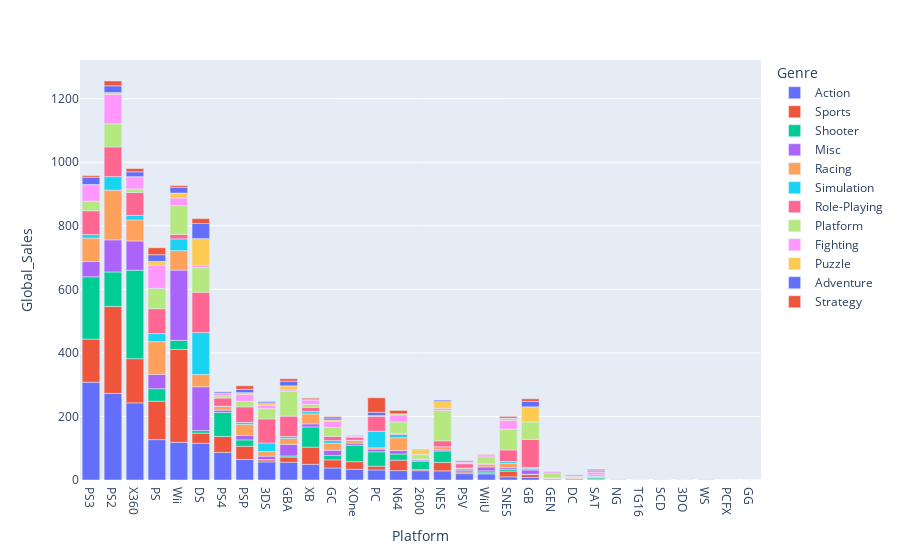

Notebook source saved alongside this figure:
### Code cell
# plot out the results using a bar chart
px.bar(df_grouped_genre_platform.sort_values(["Global_Sales"], ascending=False), x="Platform", y="Global_Sales", color="Genre")

### Figure 1 — Plotly figure (JSON) as saved in the notebook; plotly's stock layout.template omitted (floating-point values rounded to 4 significant figures)
{"data": [{"alignmentgroup": "True", "hovertemplate": "Genre=Action<br>Platform=%{x}<br>Global_Sales=%{y}<extra></extra>", "legendgroup": "Action", "marker": {"color": "#636efa", "pattern": {"shape": ""}}, "name": "Action", "offsetgroup": "Action", "orientation": "v", "showlegend": true, "textposition": "auto", "type": "bar", "x": ["PS3", "PS2", "X360", "PS", "Wii", "DS", "PS4", "PSP", "3DS", "GBA", "XB", "GC", "XOne", "PC", "N64", "2600", "NES", "PSV", "WiiU", "SNES", "GB", "GEN", "DC", "SAT"], "xaxis": "x", "y": [307.9, 272.8, 242.7, 127.0, 118.6, 115.6, 87.06, 64.72, 57.02, 55.76, 49.28, 37.84, 33.79, 31.53, 29.58, 29.34, 28.75, 20.01, 19.35, 10.08, 7.92, 2.74, 1.26, 0.65], "yaxis": "y"}, {"alignmentgroup": "True", "hovertemplate": "Genre=Sports<br>Platform=%{x}<br>Global_Sales=%{y}<extra></extra>", "legendgroup": "Sports", "marker": {"color": "#EF553B", "pattern": {"shape": ""}}, "name": "Sports", "offsetgroup": "Sports", "orientation": "v", "showlegend": true, "textposition": "auto", "type": "bar", "x": ["Wii", "PS2", "X360", "PS3", "PS", "XB", "PS4", "PSP", "N64", "DS", "NES", "GC", "XOne", "SNES", "GBA", "PC", "GB", "3DS", "PSV", "DC", "2600", "WiiU", "GEN", "SAT", "NG"], "xaxis": "x", "y": [292.1, 273.4, 139.1, 135.6, 121.0, 54.27, 50.07, 41.69, 32.8, 31.83, 26.85, 25.49, 23.97, 17.87, 16.41, 12.01, 9.05, 6.2, 4.88, 3.66, 3.43, 3.32, 3.2, 2.79, 0.02], "yaxis": "y"}, {"alignmentgroup": "True", "hovertemplate": "Genre=Shooter<br>Platform=%{x}<br>Global_Sales=%{y}<extra></extra>", "legendgroup": "Shooter", "marker": {"color": "#00cc96", "pattern": {"shape": ""}}, "name": "Shooter", "offsetgroup": "Shooter", "orientation": "v", "showlegend": true, "textposition": "auto", "type": "bar", "x": ["X360", "PS3", "PS2", "PS4", "XB", "XOne", "PC", "PS", "NES", "Wii", "2600", "PSP", "N64", "GC", "DS", "WiiU", "SNES", "PSV", "SAT", "GBA", "3DS", "GB", "DC", "GEN", "TG16"], "xaxis": "x", "y": [278.5, 196.0, 108.6, 75.32, 63.55, 51.61, 45.32, 39.31, 35.62, 28.77, 26.48, 19.77, 19.27, 13.63, 8.2, 6.17, 6.07, 4.57, 3.98, 3.6, 1.29, 1.2, 0.33, 0.13, 0.02], "yaxis": "y"}, {"alignmentgroup": "True", "hovertemplate": "Genre=Misc<br>Platform=%{x}<br>Global_Sales=%{y}<extra></extra>", "legendgroup": "Misc", "marker": {"color": "#ab63fa", "pattern": {"shape": ""}}, "name": "Misc", "offsetgroup": "Misc", "orientation": "v", "showlegend": true, "textposition": "auto", "type": "bar", "x": ["Wii", "DS", "PS2", "X360", "PS3", "PS", "GBA", "GC", "PSP", "GB", "WiiU", "N64", "3DS", "XB", "PC", "PS4", "XOne", "PSV", "SNES", "NES", "2600", "SAT", "SCD", "GEN"], "xaxis": "x", "y": [221.1, 137.8, 101.1, 91.96, 47.85, 44.9, 36.25, 16.73, 13.96, 13.35, 12.23, 11.19, 10.48, 9.58, 8.56, 7.4, 6.86, 5.18, 5.02, 3.59, 3.58, 1.2, 0.1, 0.03], "yaxis": "y"}, {"alignmentgroup": "True", "hovertemplate": "Genre=Racing<br>Platform=%{x}<br>Global_Sales=%{y}<extra></extra>", "legendgroup": "Racing", "marker": {"color": "#FFA15A", "pattern": {"shape": ""}}, "name": "Racing", "offsetgroup": "Racing", "orientation": "v", "showlegend": true, "textposition": "auto", "type": "bar", "x": ["PS2", "PS", "PS3", "X360", "Wii", "N64", "DS", "PSP", "XB", "GC", "GBA", "3DS", "SNES", "PS4", "NES", "XOne", "WiiU", "GB", "PC", "PSV", "2600", "DC", "SAT", "GEN", "SCD"], "xaxis": "x", "y": [156.3, 103.2, 73.95, 65.99, 61.28, 40.09, 38.64, 34.73, 31.49, 21.89, 18.8, 14.49, 13.49, 11.53, 9.78, 8.8, 7.77, 4.55, 4.06, 2.95, 2.91, 2.65, 2.4, 0.26, 0.07], "yaxis": "y"}, {"alignmentgroup": "True", "hovertemplate": "Genre=Simulation<br>Platform=%{x}<br>Global_Sales=%{y}<extra></extra>", "legendgroup": "Simulation", "marker": {"color": "#19d3f3", "pattern": {"shape": ""}}, "name": "Simulation", "offsetgroup": "Simulation", "orientation": "v", "showlegend": true, "textposition": "auto", "type": "bar", "x": ["DS", "PC", "PS2", "Wii", "3DS", "PS", "X360", "PS3", "N64", "GC", "XB", "PSP", "GBA", "SNES", "GB", "SAT", "PS4", "XOne", "DC", "2600", "WiiU", "PSV", "3DO"], "xaxis": "x", "y": [132.0, 51.91, 42.66, 36.97, 27.08, 25.33, 14.45, 10.79, 10.19, 8.59, 7.11, 6.28, 5.91, 5.63, 3.55, 1.13, 0.77, 0.54, 0.52, 0.45, 0.21, 0.08, 0.02], "yaxis": "y"}, {"alignmentgroup": "True", "hovertemplate": "Genre=Role-Playing<br>Platform=%{x}<br>Global_Sales=%{y}<extra></extra>", "legendgroup": "Role-Playing", "marker": {"color": "#FF6692", "pattern": {"shape": ""}}, "name": "Role-Playing", "offsetgroup": "Role-Playing", "orientation": "v", "showlegend": true, "textposition": "auto", "type": "bar", "x": ["DS", "PS2", "GB", "PS", "3DS", "PS3", "X360", "GBA", "PSP", "PC", "SNES", "PS4", "NES", "Wii", "XB", "PSV", "GC", "XOne", "SAT", "N64", "WiiU", "WS", "DC", "GEN", "SCD", "PCFX"], "xaxis": "x", "y": [126.9, 93.5, 88.24, 78.3, 75.74, 75.3, 71.98, 64.21, 49.05, 47.78, 36.43, 25.77, 18.78, 14.06, 13.51, 13.39, 13.15, 9.48, 3.76, 3.36, 2.47, 1.22, 0.68, 0.27, 0.06, 0.03], "yaxis": "y"}, {"alignmentgroup": "True", "hovertemplate": "Genre=Platform<br>Platform=%{x}<br>Global_Sales=%{y}<extra></extra>", "legendgroup": "Platform", "marker": {"color": "#B6E880", "pattern": {"shape": ""}}, "name": "Platform", "offsetgroup": "Platform", "orientation": "v", "showlegend": true, "textposition": "auto", "type": "bar", "x": ["NES", "Wii", "GBA", "DS", "PS2", "SNES", "PS", "GB", "N64", "3DS", "PS3", "GC", "WiiU", "PSP", "GEN", "2600", "X360", "XB", "PS4", "PSV", "DC", "SCD", "XOne", "SAT", "PC", "GG"], "xaxis": "x", "y": [95.78, 90.74, 78.3, 77.45, 72.51, 65.65, 64.21, 54.91, 36.13, 32.23, 30.33, 28.66, 21.24, 17.28, 15.45, 13.27, 11.39, 9.66, 7.01, 3.03, 2.54, 1.5, 0.81, 0.76, 0.49, 0.04], "yaxis": "y"}, {"alignmentgroup": "True", "hovertemplate": "Genre=Fighting<br>Platform=%{x}<br>Global_Sales=%{y}<extra></extra>", "legendgroup": "Fighting", "marker": {"color": "#FF97FF", "pattern": {"shape": ""}}, "name": "Fighting", "offsetgroup": "Fighting", "orientation": "v", "showlegend": true, "textposition": "auto", "type": "bar", "x": ["PS2", "PS", "PS3", "X360", "SNES", "Wii", "N64", "PSP", "GC", "XB", "3DS", "SAT", "PS4", "DS", "NES", "WiiU", "GEN", "GBA", "PSV", "XOne", "DC", "NG", "2600", "PC"], "xaxis": "x", "y": [92.6, 72.68, 51.7, 37.64, 26.95, 23.86, 22.08, 21.97, 18.43, 13.55, 10.46, 8.52, 8.04, 7.2, 6.54, 6.36, 5.9, 4.21, 3.15, 2.31, 1.83, 1.42, 1.24, 0.27], "yaxis": "y"}, {"alignmentgroup": "True", "hovertemplate": "Genre=Puzzle<br>Platform=%{x}<br>Global_Sales=%{y}<extra></extra>", "legendgroup": "Puzzle", "marker": {"color": "#FECB52", "pattern": {"shape": ""}}, "name": "Puzzle", "offsetgroup": "Puzzle", "orientation": "v", "showlegend": true, "textposition": "auto", "type": "bar", "x": ["DS", "GB", "NES", "Wii", "2600", "GBA", "PS", "SNES", "PS2", "3DS", "PSP", "GC", "N64", "WiiU", "SAT", "PC", "X360", "PS3", "XB", "PSV", "PS4", "3DO"], "xaxis": "x", "y": [84.29, 47.47, 21.0, 15.67, 14.68, 12.92, 12.08, 6.38, 5.9, 5.57, 5.52, 4.7, 3.41, 1.33, 1, 0.92, 0.85, 0.6, 0.42, 0.2, 0.02, 0.02], "yaxis": "y"}, {"alignmentgroup": "True", "hovertemplate": "Genre=Adventure<br>Platform=%{x}<br>Global_Sales=%{y}<extra></extra>", "legendgroup": "Adventure", "marker": {"color": "#636efa", "pattern": {"shape": ""}}, "name": "Adventure", "offsetgroup": "Adventure", "orientation": "v", "showlegend": true, "textposition": "auto", "type": "bar", "x": ["DS", "PS3", "PS2", "PS", "Wii", "GB", "X360", "GBA", "PSP", "PC", "GC", "3DS", "PS4", "NES", "PSV", "SAT", "XB", "XOne", "DC", "2600", "SNES", "N64", "GEN", "WiiU", "TG16", "3DO"], "xaxis": "x", "y": [47.29, 22.9, 21.16, 20.97, 18.43, 17.16, 15.23, 14.68, 10.69, 10.09, 5.93, 4.81, 4.7, 4.38, 4.18, 4.16, 3.06, 2.51, 2.5, 1.7, 1.5, 0.45, 0.19, 0.17, 0.14, 0.06], "yaxis": "y"}, {"alignmentgroup": "True", "hovertemplate": "Genre=Strategy<br>Platform=%{x}<br>Global_Sales=%{y}<extra></extra>", "legendgroup": "Strategy", "marker": {"color": "#EF553B", "pattern": {"shape": ""}}, "name": "Strategy", "offsetgroup": "Strategy", "orientation": "v", "showlegend": true, "textposition": "auto", "type": "bar", "x": ["PC", "PS", "DS", "PS2", "PSP", "N64", "X360", "GB", "GBA", "Wii", "SNES", "PS3", "GC", "SAT", "XB", "3DS", "WiiU", "PS4", "XOne", "PSV", "WS", "GEN", "SCD"], "xaxis": "x", "y": [45.88, 21.67, 15.39, 15.15, 10.62, 10.33, 10.13, 8.05, 7.45, 5.23, 4.98, 4.94, 4.32, 3.24, 2.78, 2.09, 1.24, 0.41, 0.38, 0.31, 0.2, 0.19, 0.14], "yaxis": "y"}], "layout": {"barmode": "relative", "legend": {"title": {"text": "Genre"}, "tracegroupgap": 0}, "margin": {"t": 60}, "xaxis": {"anchor": "y", "domain": [0, 1], "title": {"text": "Platform"}}, "yaxis": {"anchor": "x", "domain": [0, 1], "title": {"text": "Global_Sales"}}}}
